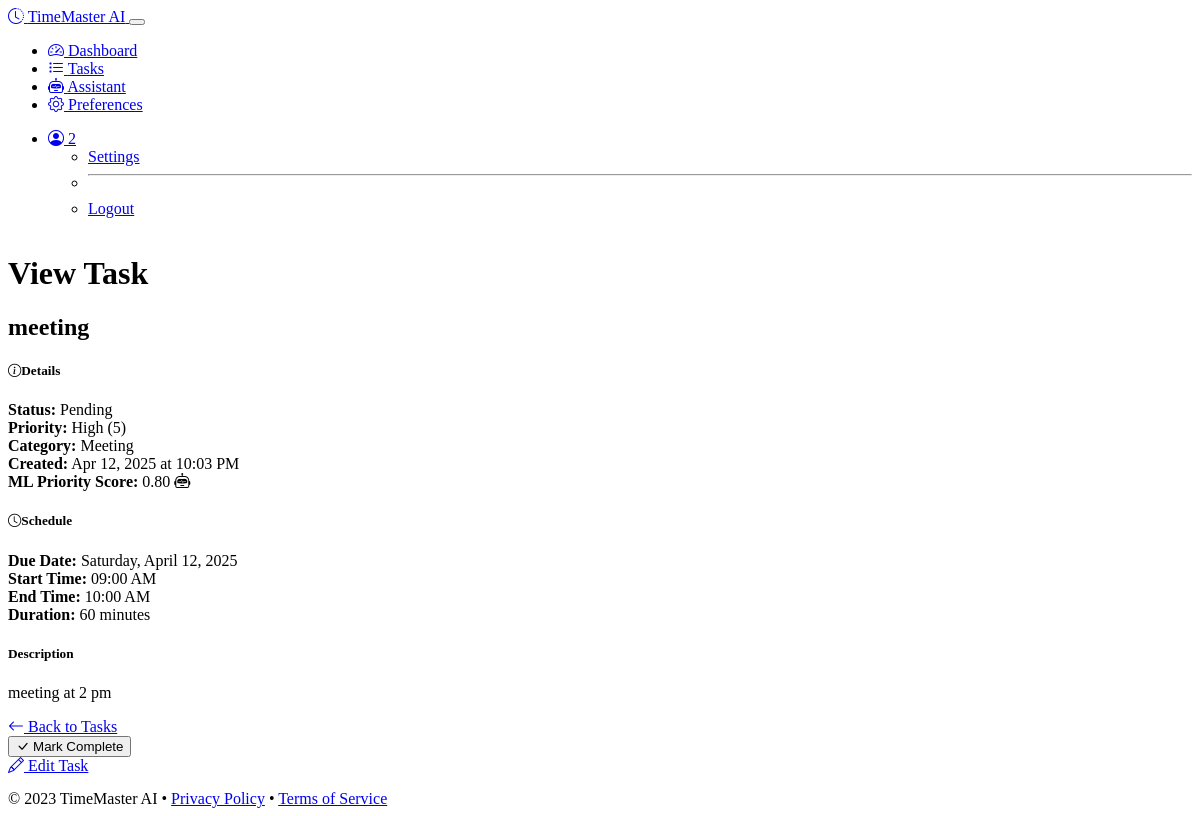
The page /tasks/2 (signed in) on the database its author committed.
### models.py (models this page shows, shortened)
class User(UserMixin, db.Model):
    id = db.Column(db.Integer, primary_key=True)
    username = db.Column(db.String(64), unique=True, nullable=False)
    email = db.Column(db.String(120), unique=True, nullable=False)
    password_hash = db.Column(db.String(256), nullable=False)
    created_at = db.Column(db.DateTime, default=datetime.utcnow)
    tasks = db.relationship('Task', backref='user', lazy='dynamic')
    preferences = db.relationship('UserPreference', backref='user', uselist=False)

class Task(db.Model):
    id = db.Column(db.Integer, primary_key=True)
    title = db.Column(db.String(120), nullable=False)
    description = db.Column(db.Text)
    created_at = db.Column(db.DateTime, default=datetime.utcnow)
    due_date = db.Column(db.DateTime)
    start_time = db.Column(db.DateTime)
    end_time = db.Column(db.DateTime)
    priority = db.Column(db.Integer, default=0)  # 0-5, 5 being highest
    status = db.Column(db.String(20), default='pending')  # pending, completed, cancelled
    category = db.Column(db.String(50))
    ml_priority_score = db.Column(db.Float, default=0.0)  # ML-calculated priority
    calendar_event_id = db.Column(db.String(100))  # For Google Calendar sync
    user_id = db.Column(db.Integer, db.ForeignKey('user.id'), nullable=False)

### routes.py (the view)
@app.route('/tasks/<int:task_id>')
@login_required
def view_task(task_id):
    task = Task.query.get_or_404(task_id)
    if task.user_id != current_user.id:
        abort(403)
    return render_template('view_task.html', task=task)

### models.py (called while the page is built)
@login_manager.user_loader
def load_user(user_id):
    return User.query.get(int(user_id))

    def get_notification_preferences(self):
        try:
            return json.loads(self.notification_preferences)
        except:
            return ['email', 'web']

### notification_service.py (called while the page is built)
    def check_reminders(self):
        now = datetime.now()
        due_reminders = Reminder.query.filter(
            Reminder.remind_at <= now,
            Reminder.sent == False
        ).all()
        sent_count = 0
        for reminder in due_reminders:
            success = self.send_reminder(reminder)
            if success:
                reminder.sent = True
                sent_count += 1
        db.session.commit()
        return sent_count

### routes.py (called while the page is built)
@app.before_request
def check_reminders():
    if not request.endpoint:
        return
    if request.endpoint in ['static', 'login', 'register']:
        return
    last_check = session.get('last_reminder_check', 0)
    now = datetime.now().timestamp()
    if now - last_check > 300:  # 5 minutes in seconds
        notification_service.check_reminders()
        session['last_reminder_check'] = now

### templates/view_task.html (shortened to what this page needs)
{% extends "layout.html" %}
{% block content %}
<div class="container">
    <div class="row">
        <div class="col-lg-8 mx-auto">
            <div class="card bg-dark">
                <div class="card-header">
                    <h1 class="h3 mb-0">View Task</h1>
                </div>
                <div class="card-body">
                    <div class="d-flex justify-content-between align-items-center mb-4">
                        <h2 class="mb-0">{{ task.title }}</h2>
                    </div>
                    <div class="task-details mb-4">
                        <div class="row g-3">
                            <div class="col-md-6">
                                <div class="card bg-dark border-secondary h-100">
                                    <div class="card-body">
                                        <h5 class="card-title">
                                            <i class="bi bi-info-circle me-2"></i>Details
                                        </h5>
                                        <div class="mb-2">
                                            <strong>Status:</strong>
                                            <span class="badge bg-{{ task.status == 'completed' and 'success' or task.status == 'cancelled' and 'danger' or 'warning' }}">
                                                {{ task.status|capitalize }}
                                            </span>
                                        </div>
                                        <div class="mb-2">
                                            <strong>Priority:</strong>
                                            <span class="badge priority-badge-{{ task.priority }}">
                                                {% if task.priority >= 4 %}High ({{ task.priority }})
                                                {% elif task.priority >= 2 %}Medium ({{ task.priority }})
                                                {% else %}Low ({{ task.priority }})
                                                {% endif %}
                                            </span>
                                        </div>
                                        <div class="mb-2">
                                            <strong>Category:</strong>
                                            {% if task.category %}
                                            <span class="badge bg-secondary">{{ task.category }}</span>
                                            {% else %}
                                            <span class="text-muted">None</span>
                                            {% endif %}
                                        </div>
                                        <div class="mb-2">
                                            <strong>Created:</strong>
                                            <span>{{ task.created_at.strftime('%b %d, %Y at %I:%M %p') }}</span>
                                        </div>
                                        <div>
                                            <strong>ML Priority Score:</strong>
                                            <span>{{ "%.2f"|format(task.ml_priority_score) }}</span>
                                            <i class="bi bi-robot ms-1" data-bs-toggle="tooltip" title="AI-calculated priority based on time constraints, explicit priority, and other factors"></i>
                                        </div>
                                    </div>
                                </div>
                            </div>
                            <div class="col-md-6">
                                <div class="card bg-dark border-secondary h-100">
                                    <div class="card-body">
                                        <h5 class="card-title">
                                            <i class="bi bi-clock me-2"></i>Schedule
                                        </h5>
                                        <div class="mb-2">
                                            <strong>Due Date:</strong>
                                            {% if task.due_date %}
                                            <span>{{ task.due_date.strftime('%A, %B %d, %Y') }}</span>
                                            {% else %}
                                            <span class="text-muted">No due date</span>
                                            {% endif %}
                                        </div>
                                        <div class="mb-2">
                                            <strong>Start Time:</strong>
                                            {% if task.start_time %}
                                            <span>{{ task.start_time.strftime('%I:%M %p') }}</span>
                                            {% else %}
                                            <span class="text-muted">Not specified</span>
                                            {% endif %}
                                        </div>
                                        <div>
                                            <strong>End Time:</strong>
                                            {% if task.end_time %}
                                            <span>{{ task.end_time.strftime('%I:%M %p') }}</span>
                                            {% else %}
                                            <span class="text-muted">Not specified</span>
                                            {% endif %}
                                        </div>
                                        {% if task.start_time and task.end_time %}
                                        <div class="mt-3">
                                            <strong>Duration:</strong>
                                            {% set duration = (task.end_time - task.start_time).total_seconds() / 60 %}
                                            <span>{{ duration|int }} minutes</span>
                                        </div>
                                        {% endif %}
                                    </div>
                                </div>
                            </div>
                        </div>
                    </div>
                    {% if task.description %}
                    <div class="description-section mb-4">
                        <h5>Description</h5>
                        <div class="card bg-dark border-secondary">
                            <div class="card-body">
                                <p class="mb-0 whitespace-pre-line">{{ task.description }}</p>
                            </div>
                        </div>
                    </div>
                    {% endif %}
                    <div class="d-flex justify-content-between mt-4">
                        <div>
                            <a href="{{ url_for('task_list') }}" class="btn btn-outline-secondary">
                                <i class="bi bi-arrow-left"></i> Back to Tasks
                            </a>
                        </div>
                        <div class="d-flex">
                            {% if task.status != 'completed' %}
                            <form action="{{ url_for('mark_task_complete', task_id=task.id) }}" method="post" class="me-2">
                                <button type="submit" class="btn btn-success btn-complete-task">
                                    <i class="bi bi-check-lg"></i> Mark Complete
                                </button>
                            </form>
                            {% endif %}
                            <a href="{{ url_for('edit_task', task_id=task.id) }}" class="btn btn-primary">
                                <i class="bi bi-pencil"></i> Edit Task
                            </a>
                        </div>
                    </div>
                </div>
            </div>
        </div>
    </div>
</div>
{% endblock %}

### templates/layout.html (shortened to what this page needs)
<!DOCTYPE html>
<html lang="en" data-bs-theme="dark">
<head>
    <link rel="stylesheet" href="https://cdn.replit.com/agent/bootstrap-agent-dark-theme.min.css">
    <link rel="stylesheet" href="https://cdn.jsdelivr.net/npm/bootstrap-icons@1.11.0/font/bootstrap-icons.css">
    <link rel="stylesheet" href="{{ url_for('static', filename='css/custom.css') }}">
</head>
<body class="d-flex flex-column min-vh-100">
    <nav class="navbar navbar-expand-lg navbar-dark bg-dark">
        <div class="container">
            <a class="navbar-brand d-flex align-items-center" href="{{ url_for('index') }}">
                <i class="bi bi-clock-history me-2"></i>
                <span>TimeMaster AI</span>
            </a>
            <button class="navbar-toggler" type="button" data-bs-toggle="collapse" data-bs-target="#navbarContent">
            </button>
            <div class="collapse navbar-collapse" id="navbarContent">
                <ul class="navbar-nav me-auto mb-2 mb-lg-0">
                    {% if current_user.is_authenticated %}
                    <li class="nav-item">
                        <a class="nav-link {% if request.endpoint == 'dashboard' %}active{% endif %}" href="{{ url_for('dashboard') }}">
                            <i class="bi bi-speedometer2 me-1"></i> Dashboard
                        </a>
                    </li>
                    <li class="nav-item">
                        <a class="nav-link {% if request.endpoint == 'task_list' %}active{% endif %}" href="{{ url_for('task_list') }}">
                            <i class="bi bi-list-task me-1"></i> Tasks
                        </a>
                    </li>
                    <li class="nav-item">
                        <a class="nav-link {% if request.endpoint == 'assistant' %}active{% endif %}" href="{{ url_for('assistant') }}">
                            <i class="bi bi-robot me-1"></i> Assistant
                        </a>
                    </li>
                    <li class="nav-item">
                        <a class="nav-link {% if request.endpoint == 'preferences' %}active{% endif %}" href="{{ url_for('preferences') }}">
                            <i class="bi bi-gear me-1"></i> Preferences
                        </a>
                    </li>
                    {% endif %}
                </ul>
                <ul class="navbar-nav">
                    {% if current_user.is_authenticated %}
                    <li class="nav-item dropdown">
                        <a class="nav-link dropdown-toggle" href="#" id="userDropdown" role="button" data-bs-toggle="dropdown">
                            <i class="bi bi-person-circle me-1"></i> {{ current_user.username }}
                        </a>
                        <ul class="dropdown-menu dropdown-menu-end">
                            <li><a class="dropdown-item" href="{{ url_for('preferences') }}">Settings</a></li>
                            <li><hr class="dropdown-divider"></li>
                            <li><a class="dropdown-item" href="{{ url_for('logout') }}">Logout</a></li>
                        </ul>
                    </li>
                    {% endif %}
                </ul>
            </div>
        </div>
    </nav>
    <main class="main-content py-4">
        {% block content %}{% endblock %}
    </main>
    <footer class="footer mt-auto py-3 bg-dark">
        <div class="container text-center">
            <span class="text-muted">© 2023 TimeMaster AI •
                <a href="#" class="text-muted">Privacy Policy</a> •
                <a href="#" class="text-muted">Terms of Service</a>
            </span>
        </div>
    </footer>
</body>
</html>

### static/css/custom.css (style rules this page uses)
body { min-height: 100vh; display: flex; flex-direction: column; }
.main-content { flex: 1; }
.container { max-width: 1200px; }
.priority-badge-4, .priority-badge-5 { background-color: var(--bs-danger); }

### rows shown on the page
User: username "2"
Task: title "meeting", status "Pending", priority "5", category "Meeting", created_at "Apr 12, 2025 at 10:03 PM", ml_priority_score "0.80", due_date "Saturday, April 12, 2025", start_time "09:00 AM", end_time "10:00 AM", description "meeting at 2 pm"

### other values the page prints
{{ duration|int }} "60"
